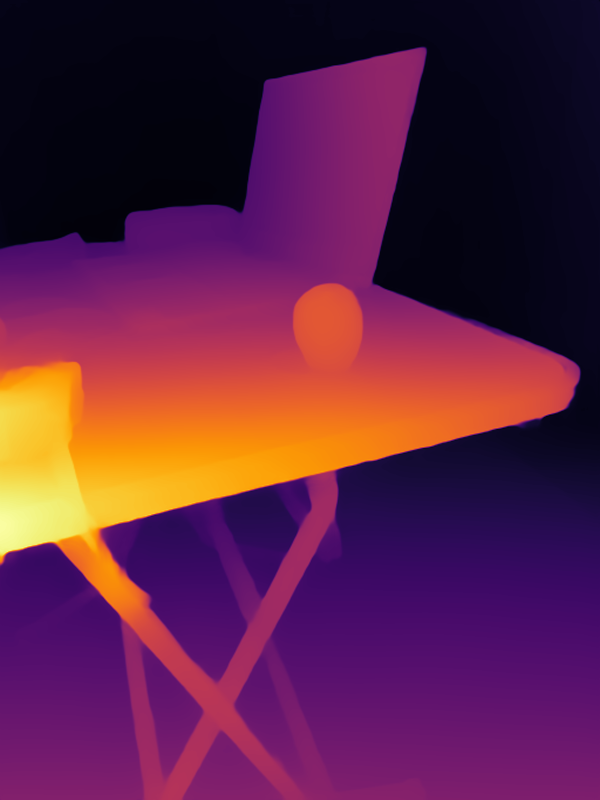
#> input picture Depth/images/heat_maps/apple_45cm-dpt_beit_large_512.png, 1200 x 1600 px, given in place of Nos.jpg, which was not available (shown at 1/2 size); the run also reads 1 picture not shown here
$ jupyter execute --allow-errors test.ipynb
#> lines starting #> are read from the running program, lines starting #| are printed output that depends on the picture; long printed decimals are rounded; pictures that were not available may be replaced by others from this repository, and a replacement may not be noted
[cell 1]
import numpy as np
import matplotlib.pyplot as plt
from skimage.color import rgb2gray
import os
import cv2
focal_length = 167.5

[cell 2]
classes = ["person","bicycle","car","motorbike","aeroplane","bus","train","truck","boat","traffic light","fire hydrant","stop sign","parking meter","bench","bird","cat","dog","horse","sheep","cow","elephant","bear","zebra","giraffe","backpack","umbrella","handbag","tie","suitcase","frisbee","skis","snowboard","sports ball","kite","baseball bat","baseball glove","skateboard","surfboard","tennis racket","bottle","wine glass","cup","fork","knife","spoon","bowl","banana","apple","sandwich","orange","broccoli","carrot","hot dog","pizza","donut","cake","chair","sofa","potted plant","bed","dining table","toilet","TV monitor","laptop","mouse","remote","keyboard","cell phone","microwave","oven","toaster","sink","refrigerator","book","clock","vase","scissors","teddy bear","hair dryer","toothbrush"]

[cell 3]
objects_real_width = {
"person":180,
"bicycle":220,
"car":500,
"motorbike":220,
"aeroplane":800,
"bus":300,
"train":2000,
"truck":400,
"boat":800,
"traffic light":150,
"fire hydrant":80,
"stop sign":120,
"parking meter":80,
"bench":180,
"bird":50,
"cat":40,
"dog":50,
"horse":200,
"sheep":120,
"cow":200,
"elephant":600,
"bear":250,
"zebra":300,
"giraffe":600,
"backpack":60,
"umbrella":150,
"handbag":50,
"tie":40,
"suitcase":200,
"frisbee":30,
"skis":200,
"snowboard":200,
"sports ball":30,
"kite":80,
"baseball bat":100,
"baseball glove":60,
"skateboard":120,
"surfboard":200,
"tennis racket":100,
"bottle":30,
"wine glass":30,
"cup":11,
"fork":30,
"knife":30,
"spoon":30,
"bowl":30,
"banana":20,
"apple":10,
"sandwich":20,
"orange":10,
"broccoli":30,
"carrot":20,
"hot dog":20,
"pizza":30,
"donut":20,
"cake":30,
"chair":100,
"sofa":200,
"potted plant":120,
"bed":200,
"dining table":300,
"toilet":120,
"TV monitor":150,
"laptop":40,
"mouse":10,
"remote":10,
"keyboard":40,
"cell phone":10,
"microwave":60,
"oven":80,
"toaster":40,
"sink":80,
"refrigerator":200,
"book":30,
"clock":30,
"vase":80,
"scissors":30,
"teddy bear":80,
"hair dryer":30,
"toothbrush":10
}

[cell 4]
def estimate_focal_length(img, heat_map, dim, center, RealDistance, RealHeight, cv = False):
    x1, x2, y1, y2 = dim
    c1, c2 = center
    img[y1:y1+5] = 0
    img[y2:y2+5] = 0
    img[:,x1:x1+5] = 0
    img[:,x2:x2+5] = 0
    ImageHeight = y1-y2
    ImageWidth = x2-x1
    print(f'Image Width = {ImageWidth} pixels')
    print(f'Image Height = {ImageHeight} pixels')
    print(f'Real Height = {RealHeight} cm')
    print(f'Real Distance = {RealDistance} cm')
    # print(f'Focal Distance = {6.04} mm')
    if (cv):
        gray_heat_map = cv2.cvtColor(heat_map, cv2.COLOR_BGR2GRAY)
    else:
        gray_heat_map = rgb2gray(heat_map)
    heat_map[c1] = 1
    heat_map[:, c2] = 1
    print(f'Depth Val = {gray_heat_map[c1, c2]}')
    DepthVal = gray_heat_map[c1, c2]
    # DepthVal = 0.282
    print(f'Computed Focal Length = {(RealDistance*max(ImageHeight, ImageWidth)*DepthVal)/(RealHeight)}')
    print(f'Estimated Distance with 167.5: {(167.5*RealHeight)/(max(ImageHeight, ImageWidth)*DepthVal)}')
    #Show them next to each other
    _, ax = plt.subplots(1, 3, figsize=(20, 10))
    ax[0].imshow(img)
    ax[0].set_title('Original Image')
    ax[1].imshow(heat_map)
    ax[1].set_title('Depth Map')
    ax[2].imshow(gray_heat_map)
    ax[2].set_title('Grayscale Map')

[cell 5]
nos = plt.imread('images/originals/Nos.jpg')
#> nos is the input picture: shape (1600, 1200, 3) float32; mean R, G, B 0.371, 0.136, 0.271
nos_heat_map = plt.imread('images/heat_maps/Nos-dpt_beit_large_512.png')
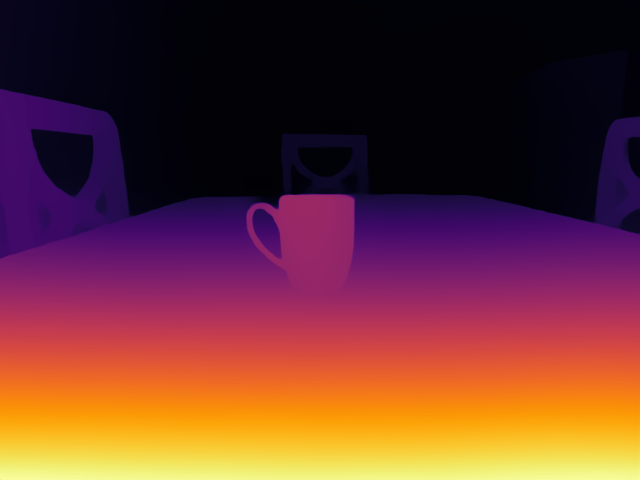
#> input picture Depth/images/heat_maps/Nos-dpt_beit_large_512.png, 1280 x 960 px, found by its file name (shown at 1/2 size)
#> nos_heat_map is the input picture: shape (960, 1280, 3) float32; mean R, G, B 0.424, 0.211, 0.199
estimate_focal_length(nos, nos_heat_map, (495, 710, 585, 390), (450, 620), 50, 11, cv = True)
#> in estimate_focal_length, `gray_heat_map = cv2.cvtColor(heat_map, cv2.COLOR_BGR2GRAY)`:
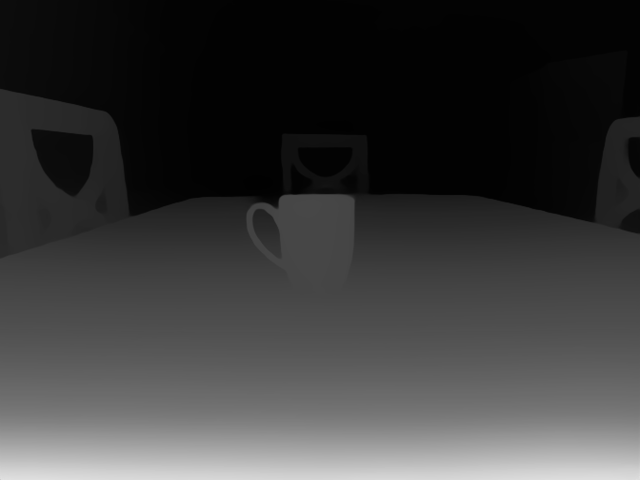
#> gray_heat_map: shape (960, 1280) float32 (shown at 1/2 size); min 0.00469, max 0.892, mean 0.232
#| Depth Val = 0.2773
#> in estimate_focal_length, `DepthVal = gray_heat_map[c1, c2]`: DepthVal = 0.277
#| Computed Focal Length = 271.026
#| Estimated Distance with 167.5: 30.901
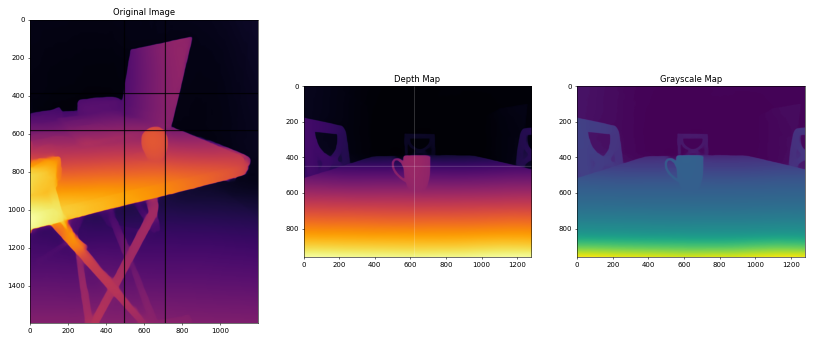
#> figure drawn by matplotlib, 3 panels

[cell 6]
rob3 = plt.imread('images/originals/Rob3.jpg')
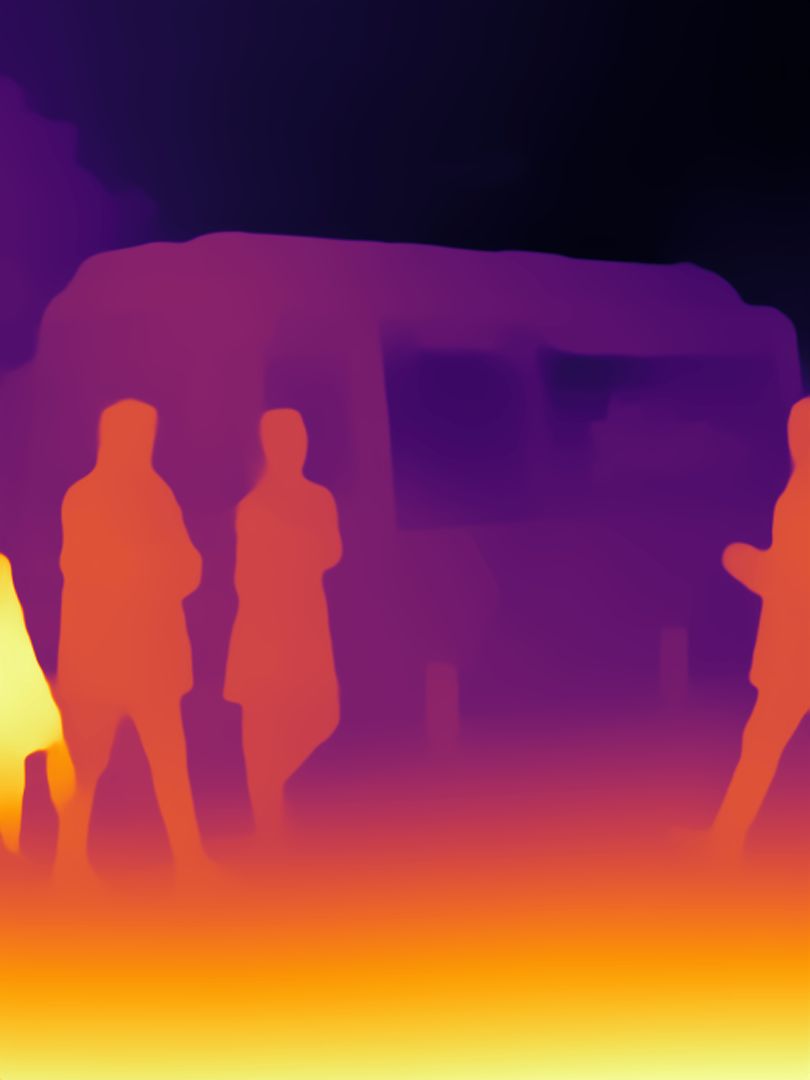
#> input picture Depth/images/heat_maps/bus-dpt_beit_large_512.png, 810 x 1080 px, given in place of Rob3.jpg, which was not available
#> rob3 is the input picture: shape (1080, 810, 3) float32; mean R, G, B 0.517, 0.219, 0.287
rob3_heat_map = plt.imread('images/heat_maps/Rob3-dpt_beit_large_512.png')
estimate_focal_length(rob3, rob3_heat_map, (265, 690, 760, 370), (550, 550), 25, 11, cv = True)
#> call 2 of estimate_focal_length, with dim = (265, 690, 760, 370), center = (550, 550), RealDistance = 25, RealHeight = 11, cv = True
#> in estimate_focal_length (call 2), `img[:,x2:x2+5] = 0`:
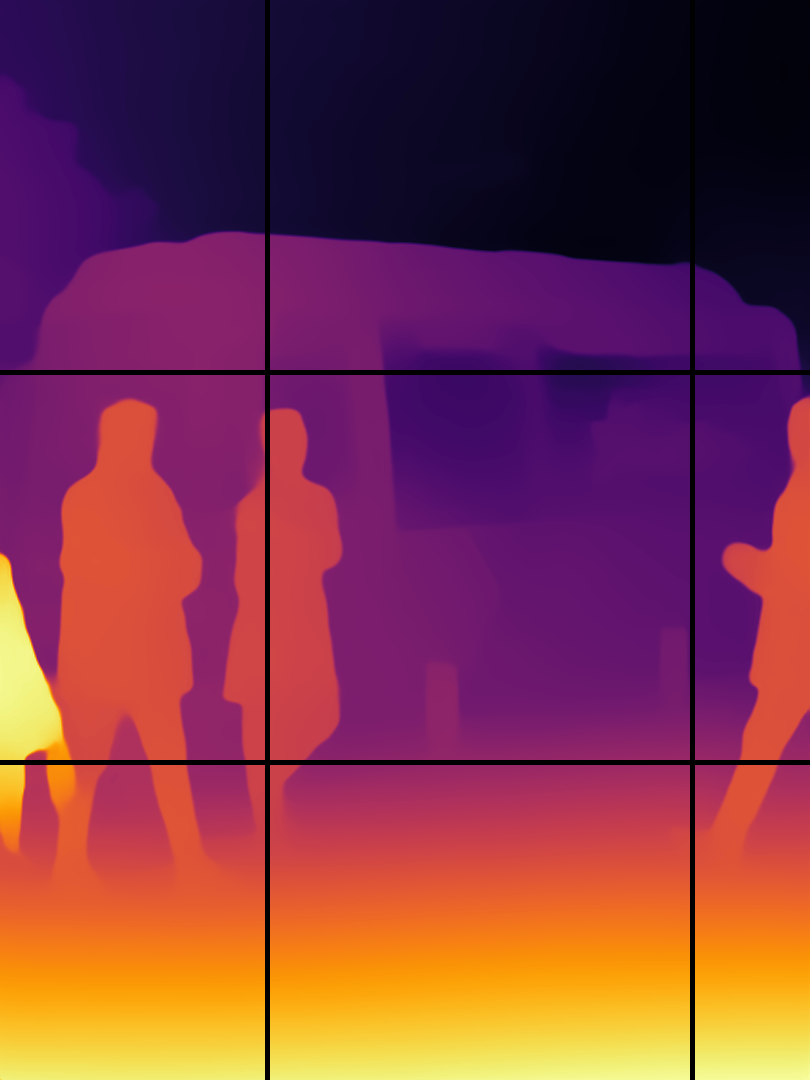
#> img: shape (1080, 810, 3) float32; mean R, G, B 0.506, 0.215, 0.28
#> in estimate_focal_length (call 2), `gray_heat_map = cv2.cvtColor(heat_map, cv2.COLOR_BGR2GRAY)`:
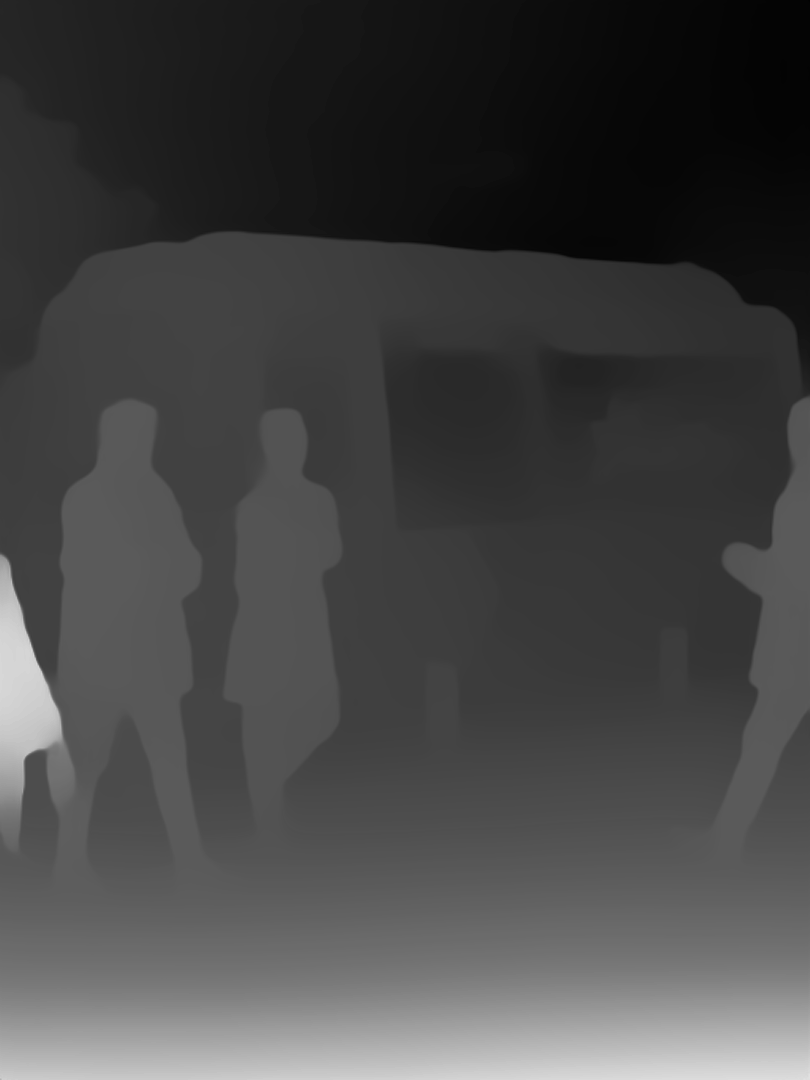
#> gray_heat_map: shape (1080, 810) float32; min 0.00469, max 0.883, mean 0.274
#> in estimate_focal_length (call 2), `heat_map[:, c2] = 1`:
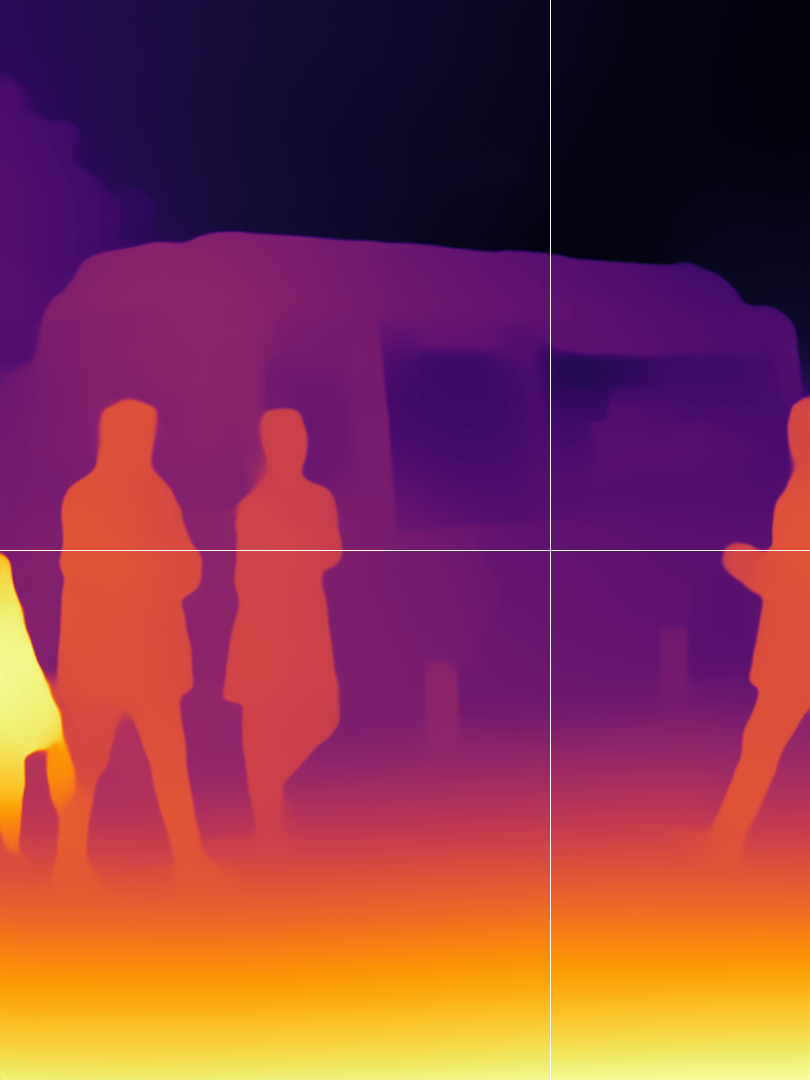
#> heat_map: shape (1080, 810, 3) float32; mean R, G, B 0.519, 0.221, 0.288
#| Depth Val = 0.2152
#> in estimate_focal_length (call 2), `DepthVal = gray_heat_map[c1, c2]`: DepthVal = 0.215
#| Computed Focal Length = 207.852
#| Estimated Distance with 167.5: 20.147

[cell 7]
img1 = plt.imread('images/originals/1.jpg')
#> (the rest of this cell did not finish here and is left out)
